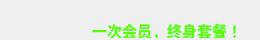
<?xml version="1.0" encoding="UTF-8"?>
<ui version="4.0">
 <class>CusListItem1</class>
 <widget class="QWidget" name="CusListItem1">
  <property name="geometry">
   <rect>
    <x>0</x>
    <y>0</y>
    <width>260</width>
    <height>40</height>
   </rect>
  </property>
  <property name="minimumSize">
   <size>
    <width>0</width>
    <height>38</height>
   </size>
  </property>
  <property name="windowTitle">
   <string>Form</string>
  </property>
  <property name="styleSheet">
   <string notr="true">QPushButton
{
border: none;
text-align: right;
padding-right: 16px;
font-family:&quot;微软雅黑&quot;;
}</string>
  </property>
  <layout class="QVBoxLayout" name="verticalLayout_2">
   <property name="spacing">
    <number>0</number>
   </property>
   <property name="leftMargin">
    <number>2</number>
   </property>
   <property name="topMargin">
    <number>2</number>
   </property>
   <property name="rightMargin">
    <number>2</number>
   </property>
   <property name="bottomMargin">
    <number>2</number>
   </property>
   <item>
    <widget class="QStackedWidget" name="stackedWidget_switch">
     <property name="currentIndex">
      <number>1</number>
     </property>
     <widget class="QWidget" name="page_1">
      <layout class="QVBoxLayout" name="verticalLayout_3">
       <property name="spacing">
        <number>0</number>
       </property>
       <property name="leftMargin">
        <number>0</number>
       </property>
       <property name="topMargin">
        <number>0</number>
       </property>
       <property name="rightMargin">
        <number>0</number>
       </property>
       <property name="bottomMargin">
        <number>0</number>
       </property>
       <item>
        <widget class="QPushButton" name="pushButton_first">
         <property name="minimumSize">
          <size>
           <width>0</width>
           <height>36</height>
          </size>
         </property>
         <property name="styleSheet">
          <string notr="true">#pushButton_first
{
color: rgb(79, 175, 33);
font-weight: 800;
font-size: 21px;
}

</string>
         </property>
         <property name="text">
          <string>阳澄湖大闸蟹！</string>
         </property>
        </widget>
       </item>
      </layout>
     </widget>
     <widget class="QWidget" name="page_2">
      <layout class="QVBoxLayout" name="verticalLayout" stretch="3,1">
       <property name="spacing">
        <number>0</number>
       </property>
       <property name="leftMargin">
        <number>0</number>
       </property>
       <property name="topMargin">
        <number>0</number>
       </property>
       <property name="rightMargin">
        <number>0</number>
       </property>
       <property name="bottomMargin">
        <number>0</number>
       </property>
       <item>
        <widget class="QPushButton" name="pushButton_top">
         <property name="minimumSize">
          <size>
           <width>0</width>
           <height>20</height>
          </size>
         </property>
         <property name="styleSheet">
          <string notr="true">#pushButton_top
{
color: rgb(240, 240, 240);
font-size: 20px;
font-weight: 800;
}</string>
         </property>
         <property name="text">
          <string>阳澄湖大闸蟹</string>
         </property>
        </widget>
       </item>
       <item>
        <widget class="QPushButton" name="pushButton_bottom">
         <property name="minimumSize">
          <size>
           <width>0</width>
           <height>20</height>
          </size>
         </property>
         <property name="maximumSize">
          <size>
           <width>16777215</width>
           <height>16777215</height>
          </size>
         </property>
         <property name="styleSheet">
          <string notr="true">#pushButton_bottom
{
color: rgb(85, 255, 0);
font-size: 15px;
font-weight: 600;
}</string>
         </property>
         <property name="text">
          <string>一次会员，终身套餐！</string>
         </property>
        </widget>
       </item>
      </layout>
     </widget>
    </widget>
   </item>
  </layout>
 </widget>
 <resources/>
 <connections/>
</ui>
